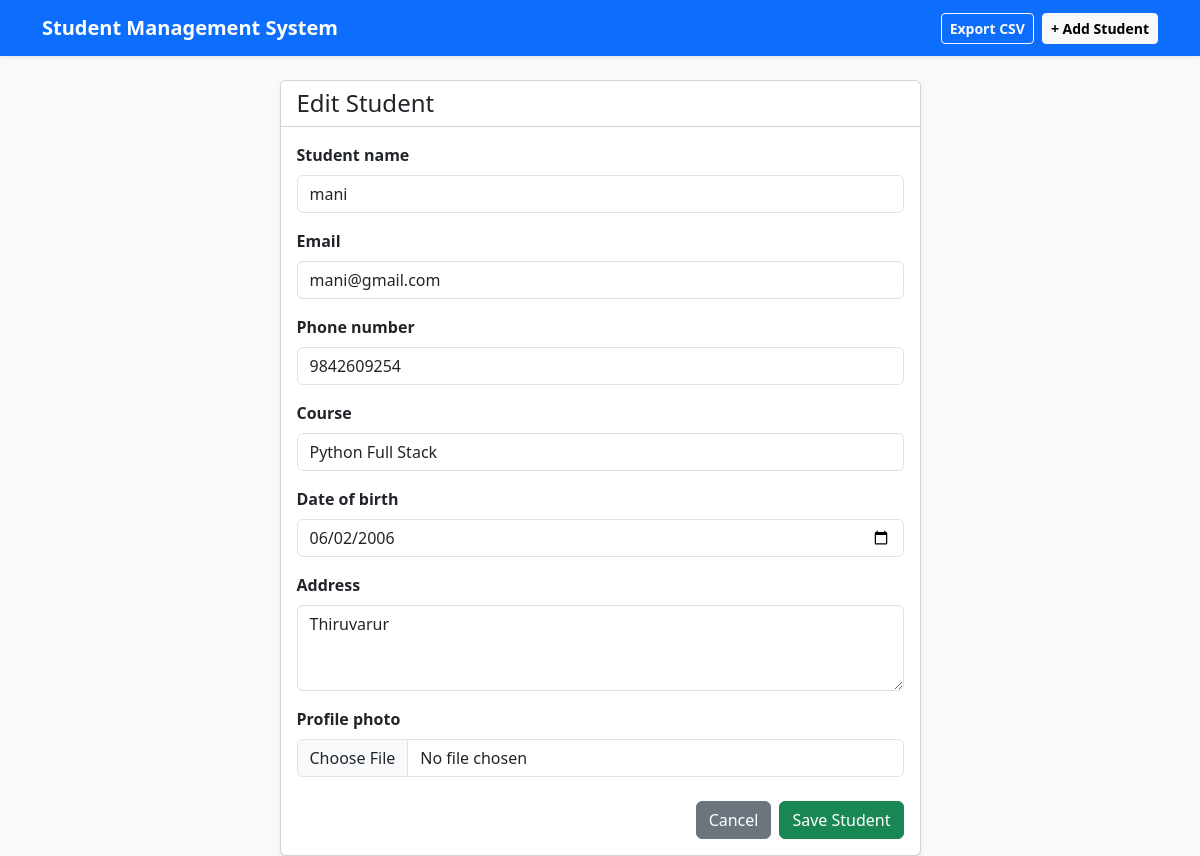
The app's page /update/2/ with its own data.
### students/models.py (models this page shows, shortened)
class Student(models.Model):
    student_name = models.CharField(max_length=100)
    email = models.EmailField(unique=True)
    phone_number = models.CharField(max_length=15)
    course = models.CharField(max_length=100)
    date_of_birth = models.DateField()
    address = models.TextField()
    profile_photo = models.ImageField(upload_to='student_photos/', blank=True, null=True)
    created_at = models.DateTimeField(auto_now_add=True)
    updated_at = models.DateTimeField(auto_now=True)

### students/views.py (the view)
# urls.py: path('update/<int:pk>/', views.student_update, name='student_update'),
def student_update(request, pk):
    student = get_object_or_404(Student, pk=pk)
    if request.method == 'POST':
        form = StudentForm(request.POST, request.FILES, instance=student)
        if form.is_valid():
            form.save()
            messages.success(request, 'Student record updated successfully!')
            return redirect('student_list')
    else:
        form = StudentForm(instance=student)
    return render(request, 'students/student_form.html', {
        'form': form,
        'title': 'Edit Student'
    })

### students/forms.py
class StudentForm(forms.ModelForm):
    class Meta:
        model = Student
        exclude = ['created_at', 'updated_at']
        widgets = {
            'student_name': forms.TextInput(attrs={'class': 'form-control', 'placeholder': 'Enter full name'}),
            'email': forms.EmailInput(attrs={'class': 'form-control', 'placeholder': 'Enter email address'}),
            'phone_number': forms.TextInput(attrs={'class': 'form-control', 'placeholder': 'Enter phone number'}),
            'course': forms.TextInput(attrs={'class': 'form-control', 'placeholder': 'e.g., Python Full Stack'}),
            'date_of_birth': forms.DateInput(attrs={'class': 'form-control', 'type': 'date'}),
            'address': forms.Textarea(attrs={'class': 'form-control', 'rows': 3, 'placeholder': 'Enter full address'}),
            'profile_photo': forms.ClearableFileInput(attrs={'class': 'form-control'}),
        }

### students/templates/students/student_form.html (shortened to what this page needs)
{% extends 'base.html' %}
{% block content %}
<div class="row justify-content-center">
    <div class="col-md-7">
        <div class="card shadow-sm">
            <div class="card-header bg-white">
                <h4 class="mb-0">{{ title }}</h4>
            </div>
            <div class="card-body">
                <form method="POST" enctype="multipart/form-data" novalidate>
                    {% for field in form %}
                        <div class="mb-3">
                            <label class="form-label fw-semibold">{{ field.label }}</label>
                            {{ field }}
                        </div>
                    {% endfor %}
                    <div class="d-flex justify-content-end gap-2 mt-4">
                        <a href="{% url 'student_list' %}" class="btn btn-secondary">Cancel</a>
                        <button type="submit" class="btn btn-success">Save Student</button>
                    </div>
                </form>
            </div>
        </div>
    </div>
</div>
{% endblock %}

### records on screen
Student: form "mani" "mani@gmail.com" "9842609254" "Python Full Stack" "06/02/2006" "Thiruvarur"

### other values on screen
{{ title }} "Edit Student"
{{ field.label }} "Student name" "Email" "Phone number" "Course" "Date of birth" "Address" "Profile photo"
